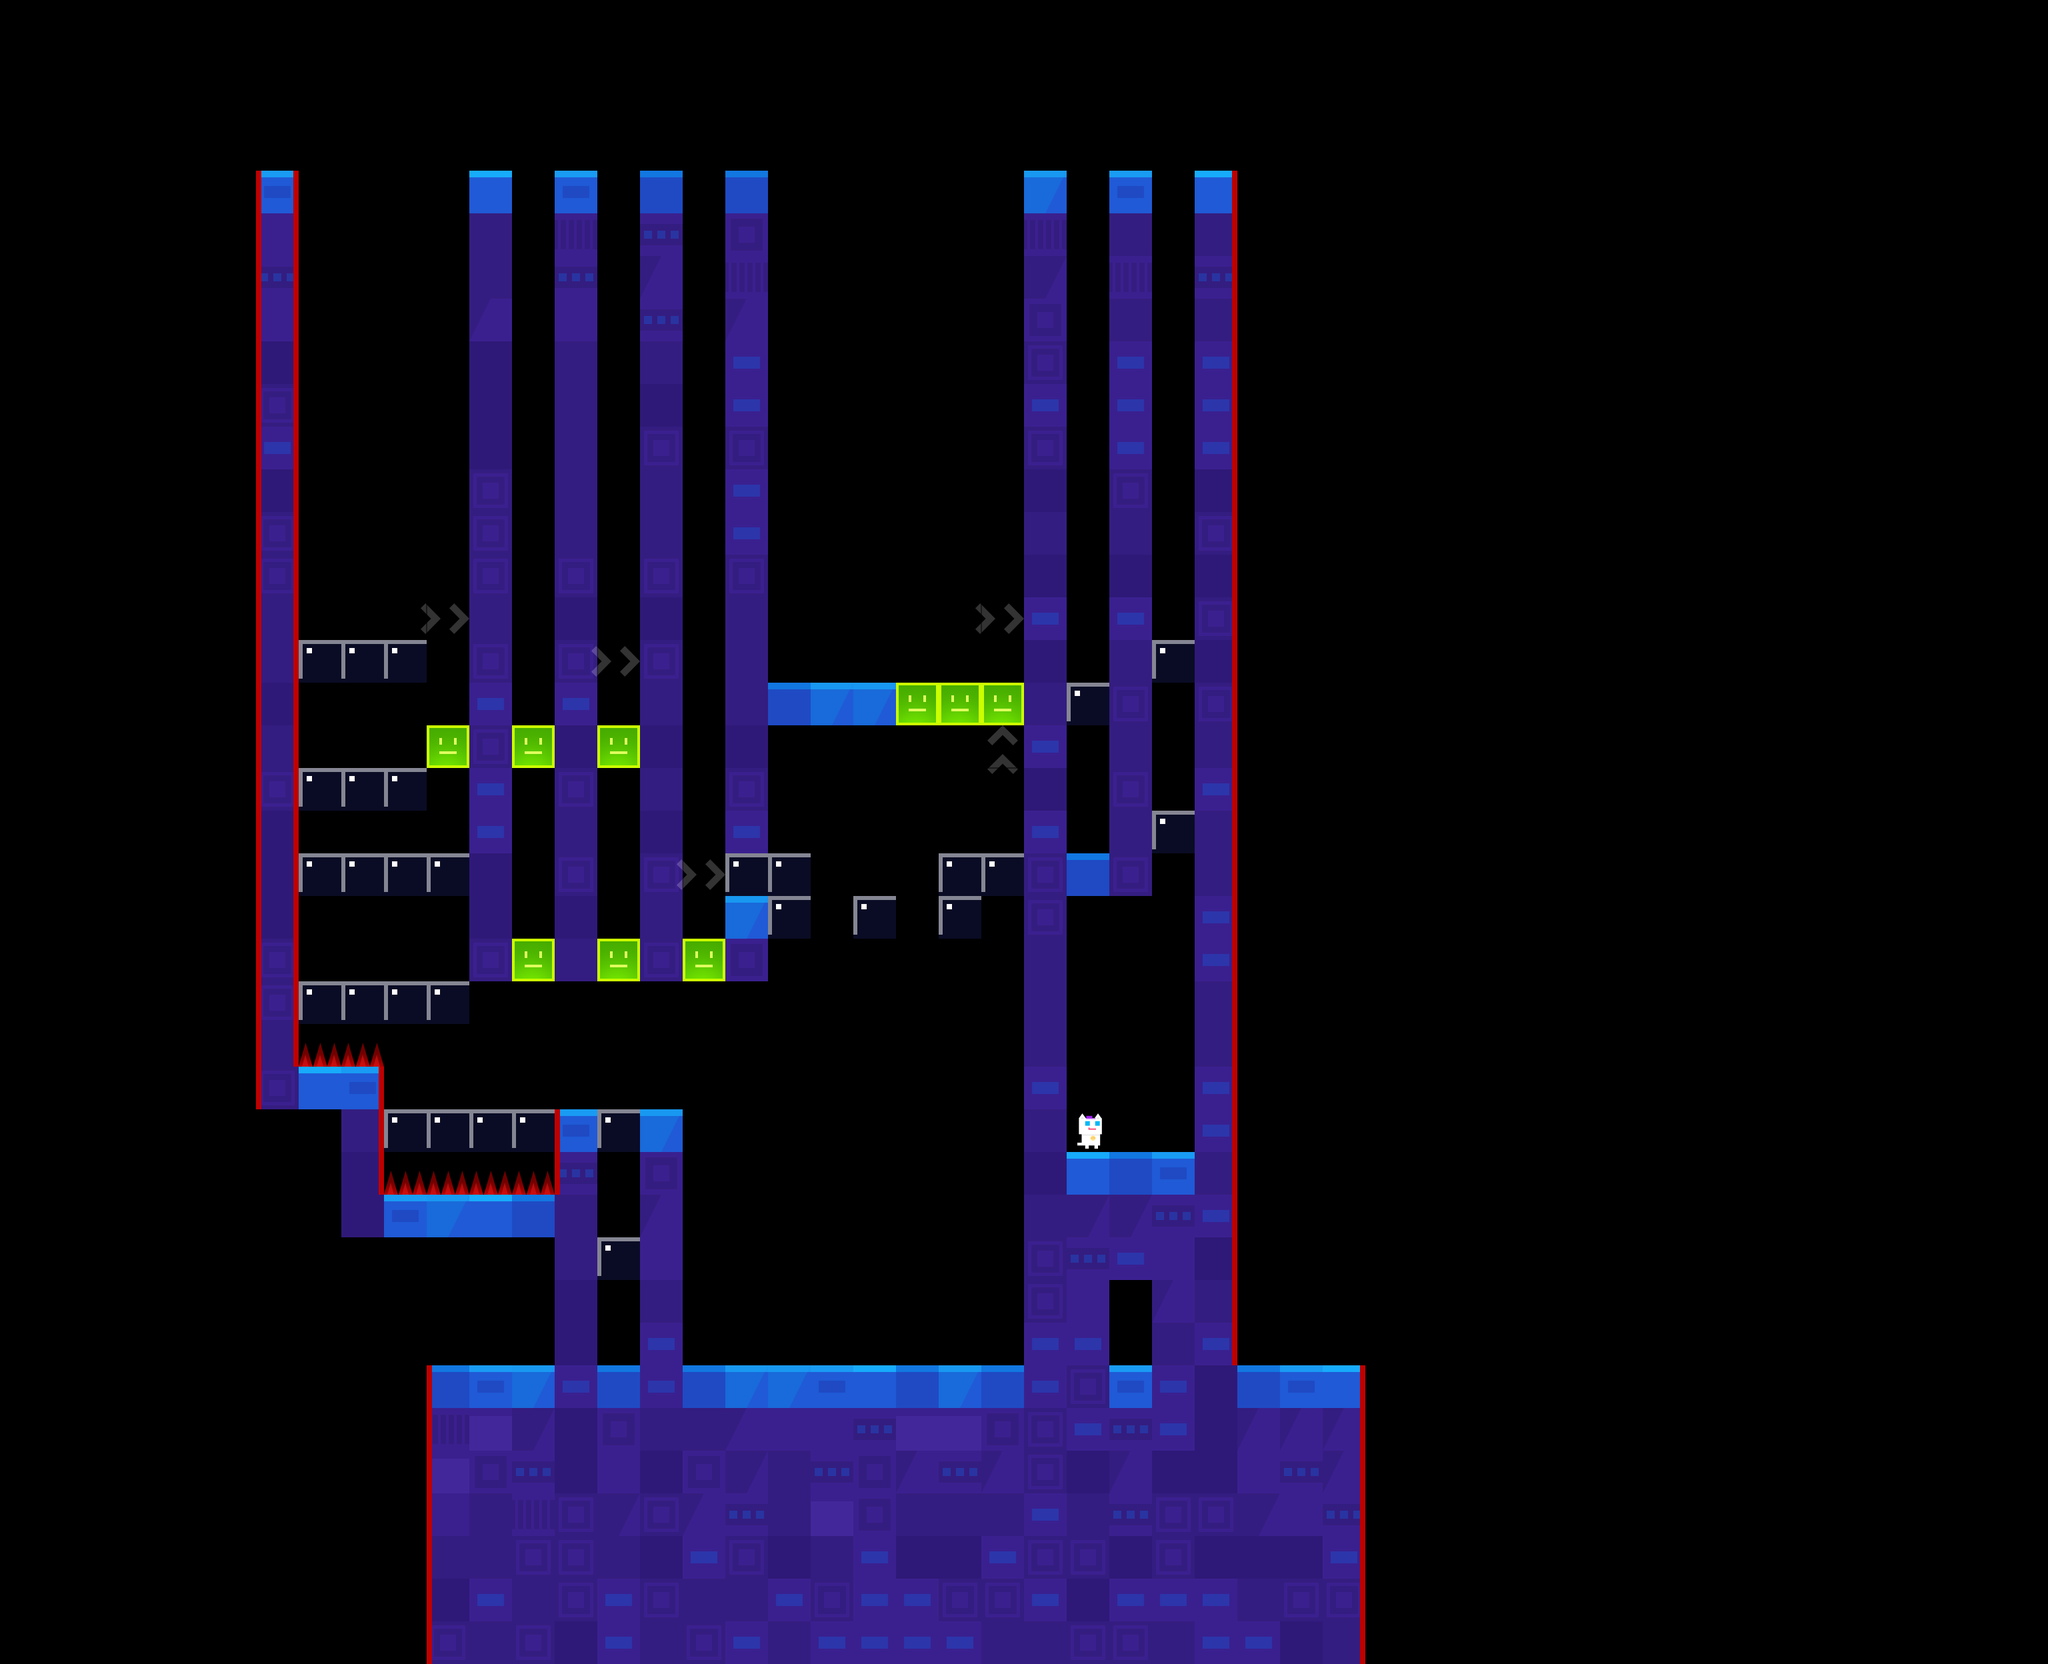

Below is a game level as drawn by its tile map, then a one-line description and the .tmx that defines it (tile-layer data replaced by summaries):
An orthogonal 48x39 tile map with 64x64 px tiles, 4 tile layers (mainBG, main, dangerous, bg) and 56 objects (26x CameraYFreeze, 26x DeadZone, 2x Event, player, npc).

<map version="1.0" orientation="orthogonal" renderorder="right-down" width="48" height="39" tilewidth="64" tileheight="64" nextobjectid="3616">
 <properties>
  <property name="bg" value="lyBG8" />
  <property name="bgm" value="bgm_mini" />
 </properties>
 <tileset firstgid="1" name="forest" tilewidth="70" tileheight="70">
  <tileoffset x="-3" y="3" />
  <image source="forest.png" width="700" height="980" />
  <tile id="0">
   <properties>
    <property name="isShow" value="1" />
    <property name="maxX" value="167" />
    <property name="maxY" value="21" />
    <property name="x" value="145" />
    <property name="y" value="10" />
   </properties>
  </tile>
 </tileset>
 <layer name="mainBG" width="48" height="39">
  <data>[1872 cells, 0 non-empty, 0 distinct tile ids]</data>
 </layer>
 <layer name="main" width="48" height="39">
  <data>[1872 cells, 409 non-empty, 21 distinct tile ids]</data>
 </layer>
 <objectgroup name="objConfig">
  <object id="3551" type="player" gid="120" x="1152" y="2048" />
  <object id="3613" type="npc" gid="105" x="1600" y="1728" />
 </objectgroup>
 <objectgroup name="triggerConfig">
  <object id="3552" type="CameraYFreeze" gid="103" x="576" y="2176" />
  <object id="3553" type="DeadZone" gid="104" x="576" y="2432" />
  <object id="3555" type="DeadZone" gid="104" x="512" y="2432" />
  <object id="3556" type="CameraYFreeze" gid="103" x="512" y="2176" />
  <object id="3557" type="DeadZone" gid="104" x="384" y="2432" />
  <object id="3558" type="DeadZone" gid="104" x="448" y="2432" />
  <object id="3559" type="CameraYFreeze" gid="103" x="384" y="2176" />
  <object id="3560" type="CameraYFreeze" gid="103" x="448" y="2176" />
  <object id="3561" type="CameraYFreeze" gid="103" x="128" y="2176" />
  <object id="3562" type="DeadZone" gid="104" x="256" y="2432" />
  <object id="3563" type="CameraYFreeze" gid="103" x="192" y="2176" />
  <object id="3564" type="DeadZone" gid="104" x="320" y="2432" />
  <object id="3565" type="CameraYFreeze" gid="103" x="256" y="2176" />
  <object id="3566" type="DeadZone" gid="104" x="128" y="2432" />
  <object id="3567" type="CameraYFreeze" gid="103" x="320" y="2176" />
  <object id="3568" type="DeadZone" gid="104" x="192" y="2432" />
  <object id="3569" type="DeadZone" gid="104" x="64" y="2432" />
  <object id="3570" type="CameraYFreeze" gid="103" x="0" y="2176" />
  <object id="3571" type="CameraYFreeze" gid="103" x="64" y="2176" />
  <object id="3572" type="DeadZone" gid="104" x="0" y="2432" />
  <object id="3574" type="DeadZone" gid="104" x="2304" y="2432" />
  <object id="3575" type="CameraYFreeze" gid="103" x="2368" y="2176" />
  <object id="3576" type="DeadZone" gid="104" x="2368" y="2432" />
  <object id="3577" type="DeadZone" gid="104" x="2240" y="2432" />
  <object id="3579" type="DeadZone" gid="104" x="2176" y="2432" />
  <object id="3580" type="CameraYFreeze" gid="103" x="2048" y="2176" />
  <object id="3581" type="DeadZone" gid="104" x="2048" y="2432" />
  <object id="3587" type="DeadZone" gid="104" x="2112" y="2432" />
  <object id="3588" type="CameraYFreeze" gid="103" x="2176" y="2176" />
  <object id="3589" type="CameraYFreeze" gid="103" x="2240" y="2176" />
  <object id="3590" type="CameraYFreeze" gid="103" x="2304" y="2176" />
  <object id="3591" type="CameraYFreeze" gid="103" x="2112" y="2176" />
  <object id="3593" type="CameraYFreeze" gid="103" x="2624" y="2176" />
  <object id="3594" type="CameraYFreeze" gid="103" x="2432" y="2176" />
  <object id="3595" type="DeadZone" gid="104" x="2688" y="2432" />
  <object id="3596" type="DeadZone" gid="104" x="2752" y="2432" />
  <object id="3597" type="CameraYFreeze" gid="103" x="2688" y="2176" />
  <object id="3598" type="DeadZone" gid="104" x="2560" y="2432" />
  <object id="3599" type="CameraYFreeze" gid="103" x="2752" y="2176" />
  <object id="3600" type="DeadZone" gid="104" x="2496" y="2432" />
  <object id="3601" type="DeadZone" gid="104" x="2624" y="2432" />
  <object id="3602" type="CameraYFreeze" gid="103" x="2496" y="2176" />
  <object id="3603" type="DeadZone" gid="104" x="2432" y="2432" />
  <object id="3604" type="CameraYFreeze" gid="103" x="2560" y="2176" />
  <object id="3605" type="DeadZone" gid="104" x="2816" y="2432" />
  <object id="3606" type="CameraYFreeze" gid="103" x="2816" y="2176" />
  <object id="3607" type="CameraYFreeze" gid="103" x="2880" y="2176" />
  <object id="3608" type="DeadZone" gid="104" x="2880" y="2432" />
  <object id="3609" type="CameraYFreeze" gid="103" x="2944" y="2176" />
  <object id="3610" type="DeadZone" gid="104" x="3008" y="2432" />
  <object id="3611" type="CameraYFreeze" gid="103" x="3008" y="2176" />
  <object id="3612" type="DeadZone" gid="104" x="2944" y="2432" />
  <object id="3614" name="Story1" type="Event" gid="101" x="1664" y="1728" />
  <object id="3615" name="Story1" type="Event" gid="101" x="1728" y="1728" />
 </objectgroup>
 <layer name="dangerous" width="48" height="39">
  <data>[1872 cells, 79 non-empty, 4 distinct tile ids]</data>
 </layer>
 <layer name="bg" width="48" height="39">
  <data>[1872 cells, 21 non-empty, 1 distinct tile ids]</data>
 </layer>
</map>
